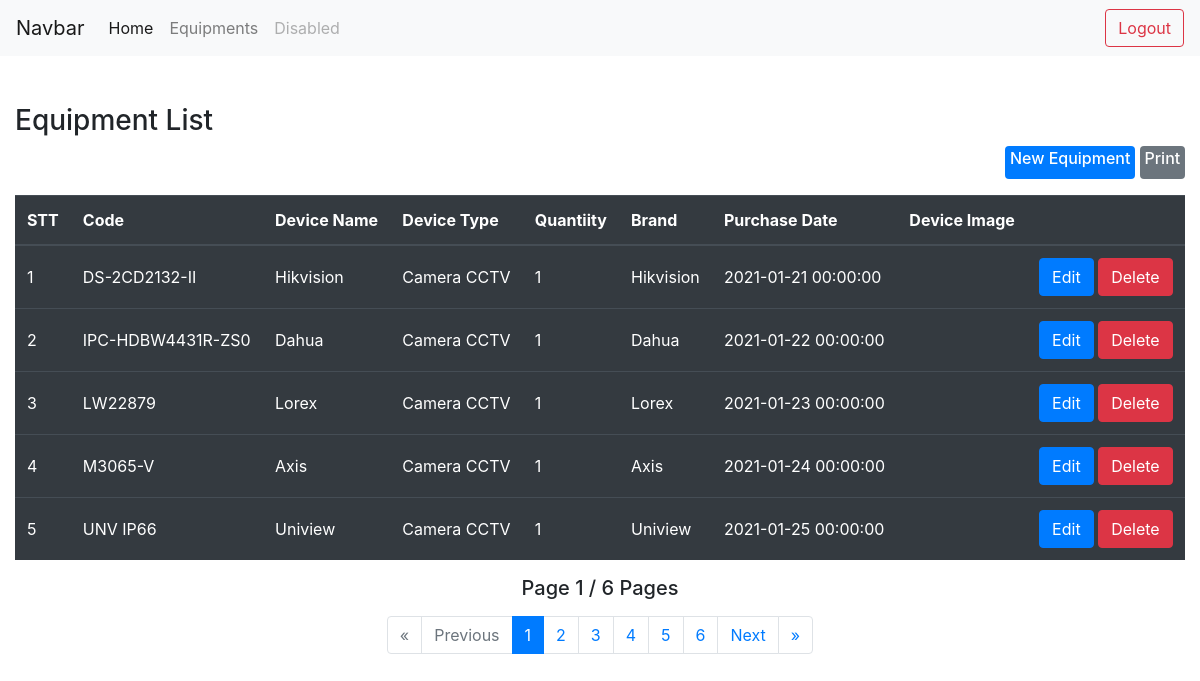
The page /views/EquipmentList.php on the database its author committed.
### tables this page shows
CREATE TABLE `equipment` (
`ID` INT(11) NOT NULL AUTO_INCREMENT,
`code` varchar(50) NOT NULL,
`device_name` varchar(50) NOT NULL,
`device_type` varchar(50) NOT NULL,
`quantity` int DEFAULT 0,
`brand` varchar(30) DEFAULT NULL,
`device_image` varchar(50) DEFAULT NULL,
`purchase_date` timestamp NOT NULL DEFAULT current_timestamp(),
`createdAt` timestamp NOT NULL DEFAULT current_timestamp(),
`updatedAt` timestamp NOT NULL DEFAULT current_timestamp() ON UPDATE current_timestamp(),
`deletedAt` timestamp NULL DEFAULT NULL,

PRIMARY KEY (`ID`),
UNIQUE KEY `UQ_Equipment_code` (`code`)
);

### views/EquipmentList.php (the view, shortened to what this page needs)
<!DOCTYPE html>
<html lang="en">
<head>
    <?php include "layouts/Head.php" ?>
</head>
<body>
    <?php require_once "../connectDB.php"; ?>
    <?php
        $query = "SELECT COUNT(*) FROM equipment";
        $result_total_page = mysqli_query($connectDB, $query);
        $totalItem = mysqli_fetch_row($result_total_page)[0];
    ?>
    <?php
        $currentPage = isset($_GET["page"]) ? $_GET["page"] : 1 ;
        $itemPerPage = 5;
        $skip = ($currentPage * $itemPerPage) - $itemPerPage;
        $totalPage = ceil($totalItem / $itemPerPage);
    ?>
    <?php include "layouts/Header.php" ?>
    <div class="container">
        <h3>Equipment List</h3>
        <div class="text-right mb-3">
            <a href="/views/NewEquipmentForm.php" class="badge badge-primary"><h6>New Equipment</h6></a>
            <a href="#" class="badge badge-secondary"><h6>Print</h6></a>
        </div>
        <table class="table table-dark table-hover">
            <thead>
                <tr>
                    <th>STT</th>
                    <th>Code</th>
                    <th>Device Name</th>
                    <th>Device Type</th>
                    <th>Quantiity</th>
                    <th>Brand</th>
                    <th>Purchase Date</th>
                    <th>Device Image</th>
                    <th></th>
                </tr>
            </thead>
            <tbody>
                <?php
                    $query_select = "SELECT * FROM equipment LIMIT " . $itemPerPage . " OFFSET " . $skip;
                    $result = mysqli_query($connectDB, $query_select);
                    if(mysqli_num_rows($result) > 0){
                        while($row = mysqli_fetch_assoc($result)){
                ?>
                            <tr>
                                <td class="align-middle"><?php echo $row["ID"]; ?></td>
                                <td class="align-middle"><?php echo $row["code"]; ?></td>
                                <td class="align-middle"><?php echo $row["device_name"]; ?></td>
                                <td class="align-middle"><?php echo $row["device_type"]; ?></td>
                                <td class="align-middle"><?php echo $row["quantity"]; ?></td>
                                <td class="align-middle"><?php echo $row["brand"]; ?></td>
                                <td class="align-middle"><?php echo $row["purchase_date"]; ?></td>
                                <td>
                                </td>
                                <td class="align-middle">
                                    <a href="UpdateEquipmentForm.php?id=<?php echo $row["ID"]; ?>" class="btn btn-primary" role="button">Edit</a>
                                    <a href="#" data-toggle="modal" data-target="#delete_modal" id="<?php echo $row["ID"]; ?>" class="btn btn-danger btn_delete" role="button">Delete</a>
                                </td>
                            </tr>
                <?php
                        }
                    }
                ?>
            </tbody>
        </table>
        <div>
            <h5 class="text-center mb-3">Page <?php echo $currentPage?> / <?php echo $totalPage ?> Pages</h5>
        </div>
        <nav aria-label="Pagingnation">
            <ul class="pagination justify-content-center">
                <li class="page-item <?php echo $currentPage == 1 ? "disabled" :"" ?>">
                    <a class="page-link" href="/views/EquipmentList.php">
                        <span aria-hidden="true">&laquo;</span>
                    </a>
                </li>
                <li class="page-item <?php echo $currentPage == 1 ? "disabled" :"" ?>">
                    <a class="page-link" href="/views/EquipmentList.php?page=<?php echo $currentPage - 1 ?>" tabindex="-1">Previous</a>
                </li>
                <?php
                    $end = $currentPage > 3 ? $currentPage + 2 : $totalPage;
                    for($page = $currentPage > 3 ? $currentPage - 2 : 1; $page <= $end && $page <= $totalPage; $page++){
                ?>
                        <li class="page-item <?php echo $page == $currentPage ? 'active' : '' ?> "><a class='page-link' href="/views/EquipmentList.php?page=<?php echo $page?>"><?php echo $page?></a></li>
                <?php
                    }
                ?>
                <li class="page-item <?php echo $totalPage == $currentPage ? "disabled" : "" ?>">
                    <a class="page-link" href="/views/EquipmentList.php?page=<?php echo $currentPage + 1 ?>">Next</a>
                </li>
                <li class="page-item <?php echo $totalPage == $currentPage ? "disabled" : "" ?>">
                    <a class="page-link" href="/views/EquipmentList.php?page=<?php echo $totalPage?>">
                        <span aria-hidden="true">&raquo;</span>
                    </a>
                </li>
            </ul>
        </nav>
    </div>
</body>
</html>

### views/layouts/Head.php
<?php
    echo' <meta charset="UTF-8">
    <meta http-equiv="X-UA-Compatible" content="IE=edge">
    <meta name="viewport" content="width=device-width, initial-scale=1.0">
    <link rel="stylesheet" href="https://cdn.jsdelivr.net/npm/bootstrap@4.6.2/dist/css/bootstrap.min.css">
    <script src="https://cdn.jsdelivr.net/npm/jquery@3.6.3/dist/jquery.slim.min.js"></script>
    <script src="https://cdn.jsdelivr.net/npm/popper.js@1.16.1/dist/umd/popper.min.js"></script>
    <script src="https://cdn.jsdelivr.net/npm/bootstrap@4.6.2/dist/js/bootstrap.bundle.min.js"></script>';
?>

### views/layouts/Header.php
<?php
    echo '
        <nav class="navbar navbar-expand-lg navbar-light bg-light">
            <a class="navbar-brand" href="/views/HomePage.php">Navbar</a>
            <button class="navbar-toggler" type="button" data-toggle="collapse" data-target="#navbarTogglerDemo02" aria-controls="navbarTogglerDemo02" aria-expanded="false" aria-label="Toggle navigation">
                <span class="navbar-toggler-icon"></span>
            </button>
            <div class="collapse navbar-collapse" id="navbarTogglerDemo02">
                <ul class="navbar-nav mr-auto mt-2 mt-lg-0">
                    <li class="nav-item active">
                        <a class="nav-link" href="/views/HomePage.php">Home <span class="sr-only">(current)</span></a>
                    </li>
                    <li class="nav-item">
                        <a class="nav-link" href="/views/EquipmentList.php">Equipments</a>
                    </li>
                    <li class="nav-item">
                        <a class="nav-link disabled" href="#">Disabled</a>
                    </li>
                </ul>
                <form class="form-inline my-2 my-lg-0">
                    <a class="btn btn-outline-danger my-2 my-sm-0" href="/php/Logout.php">Logout</a>
                </form>
            </div>
        </nav>
    '
?>

### views/EquipmentList.php (style rules this page uses)
.container { margin-top: 3rem; max-width: 80rem; }

### rows shown on the page
equipment: ID "1", code "DS-2CD2132-II", device_name "Hikvision", device_type "Camera CCTV", quantity "1", brand "Hikvision", purchase_date "2021-01-21 00:00:00"
equipment: ID "2", code "IPC-HDBW4431R-ZS0", device_name "Dahua", device_type "Camera CCTV", quantity "1", brand "Dahua", purchase_date "2021-01-22 00:00:00"
equipment: ID "3", code "LW22879", device_name "Lorex", device_type "Camera CCTV", quantity "1", brand "Lorex", purchase_date "2021-01-23 00:00:00"
equipment: ID "4", code "M3065-V", device_name "Axis", device_type "Camera CCTV", quantity "1", brand "Axis", purchase_date "2021-01-24 00:00:00"
equipment: ID "5", code "UNV IP66", device_name "Uniview", device_type "Camera CCTV", quantity "1", brand "Uniview", purchase_date "2021-01-25 00:00:00"

### other values the page prints
$currentPage "1"
$totalPage "6"
